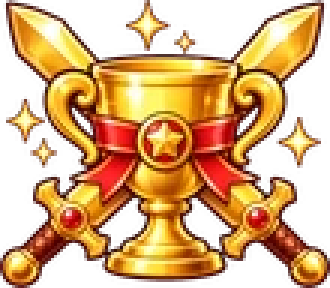
#> input picture art/ui/challenge.webp, 110 x 96 px (shown 3 times larger)
$ python -i v14_cut.py   (imports and definitions only)
#> lines starting #> are read from the running program, lines starting #| are printed output that depends on the picture
### tools/hero_cut.py
"""v1.3 同事圖：work/gen/hg_XX.png（2×2 四人）、hs_<id>.png（單張）→ art/hero/<id>.webp（高 420）＋ art/hero/face/<id>.webp（128×128）
用法: python3 tools/hero_cut.py [-f] [名稱...]   （不給名稱就處理 hero_groups.json 裡已生好的全部；已存在就跳過，-f 重做）
      python3 tools/hero_cut.py --legacy        （把 art/char 原本四人複製到 art/hero 並裁頭像）
"""
import json, os, sys
from PIL import Image, ImageChops
sys.path.insert(0, os.path.dirname(__file__))
from cut import cut

ROOT = os.path.join(os.path.dirname(__file__), '..')
P = lambda *a: os.path.join(ROOT, *a)
CELL = P('work/gen/hero_cells')
# 自動找臉失敗的手動修正：{id: [cx, cy]}（以全身圖高度為單位的絕對位置）
FIXF = P('tools/hero_face_fix.json')
FIX = json.load(open(FIXF)) if os.path.exists(FIXF) else {}
H = 420


def fgmask(im):
    r, g, b = im.convert('RGB').split()
    k = ImageChops.subtract(g, ImageChops.lighter(r, b))
    return k.point(lambda v: 0 if v > 35 else 255)


# [118 lines left out: functions best_split, split4, face, main, not called in this run]


# [2 lines that do not run on import are left out]

### tools/v14_cut.py
"""v1.4 黑心公司篇：work/gen/v14_*.png → art/
用法: python3 tools/v14_cut.py [-f]           （去背類：頭目、怪物、立繪、標誌、挑戰圖示；已存在就跳過）
      python3 tools/v14_cut.py prep 6 7 ...   （背景：往右捲半張 → work/seam/bgN_shift.png，再生 seam_bgN）
      python3 tools/v14_cut.py bg 6 7 ...     （背景：tools/seam.py 的 build 接縫 → art/bg/bgN.webp）
      python3 tools/v14_cut.py sheet          （檢查圖 work/v14_check.jpg）
"""
import os, sys
from PIL import Image, ImageChops, ImageDraw, ImageFilter
sys.path.insert(0, os.path.dirname(os.path.abspath(__file__)))
# [1 line not run here, left out]
from cut import cut
from hero_cut import fgmask


def split_blobs(src, n=4):
    """2×2 圖依連通區塊分組：每塊依重心歸到最近的格子中心，再各自只保留自己那組（其他塗綠）"""
#> called with src = '../art/ui/challenge.webp', n = 4
    im = Image.open(src).convert('RGB')
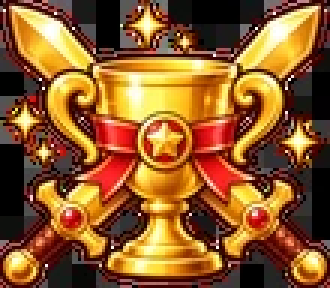
#> im: PIL image 110x96 RGB (shown 3 times larger); mean R, G, B 141.7, 90.8, 43.6
    W, H = im.size
#> W = 110; H = 96
    D = 4
    m = fgmask(im).resize((W // D, H // D))
#> in fgmask, `r, g, b = im.convert('RGB').split()`:
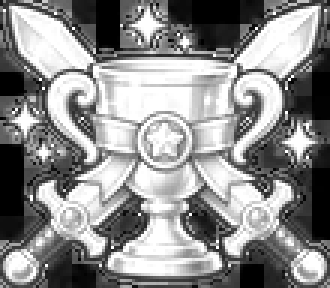
#> r: PIL image 110x96 L (shown 3 times larger); min 0, max 255, mean 141.7
#> in fgmask, `r, g, b = im.convert('RGB').split()`:
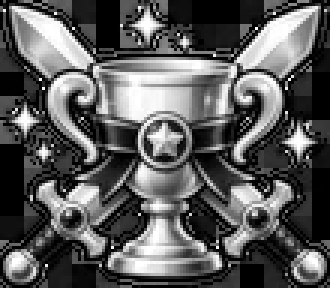
#> g: PIL image 110x96 L (shown 3 times larger); min 0, max 255, mean 90.8
#> in fgmask, `r, g, b = im.convert('RGB').split()`:
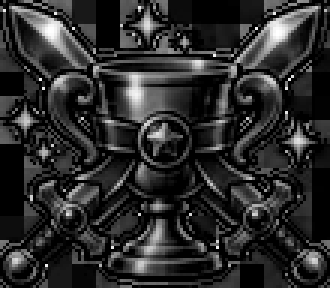
#> b: PIL image 110x96 L (shown 3 times larger); min 0, max 255, mean 43.6
#> in fgmask, `k = ImageChops.subtract(g, ImageChops.lighter(r, b))`:
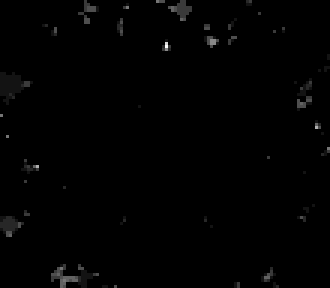
#> k: PIL image 110x96 L (shown 3 times larger); min 0, max 13, mean 0.0899; drawn with min black and max white
#> in fgmask, `return k.point(lambda v: 0 if v > 35 else 255)`: returned value: PIL image 110x96 L; every value is 255
#> m: PIL image 27x24 L; every value is 255
    w, h = m.size
#> w = 27; h = 24
    px = m.load()
    lab = [[0] * w for _ in range(h)]
    comps = []
    for y in range(h):
        for x in range(w):
            if px[x, y] and not lab[y][x]:
                k = len(comps) + 1; st = [(x, y)]; lab[y][x] = k; pts = []
                while st:
                    a, b = st.pop(); pts.append((a, b))
                    for c, d in ((a + 1, b), (a - 1, b), (a, b + 1), (a, b - 1)):
                        if 0 <= c < w and 0 <= d < h and px[c, d] and not lab[d][c]:
                            lab[d][c] = k; st.append((c, d))
                comps.append(pts)
    centers = [(w * .25, h * .25), (w * .75, h * .25), (w * .25, h * .75), (w * .75, h * .75)]
    groups = [[] for _ in range(4)]
    for k, pts in enumerate(comps, 1):
        if len(pts) < 6: continue
        cx = sum(p[0] for p in pts) / len(pts); cy = sum(p[1] for p in pts) / len(pts)
        g = min(range(4), key=lambda j: (cx - centers[j][0]) ** 2 + (cy - centers[j][1]) ** 2)
        groups[g].append(k)
    out = []
    for g in groups:
        keep = set(g)
        M = Image.new('L', (w, h), 0); mp = M.load()
        for y in range(h):
            for x in range(w):
                if lab[y][x] in keep: mp[x, y] = 255
        M = M.resize((W, H), Image.NEAREST).filter(ImageFilter.MaxFilter(9))
        cell = Image.composite(im, Image.new('RGB', (W, H), (0, 255, 0)), M)
        bb = M.getbbox()
        out.append(cell.crop((max(0, bb[0] - 20), max(0, bb[1] - 20), min(W, bb[2] + 20), min(H, bb[3] + 20))))
#> this loop made 2 passes
#> bb on pass 1: (0, 0, 110, 96)
#> pass 2, in split_blobs, `cell = Image.composite(im, Image.new('RGB', (W, H), (0, 255, 0)), M)`:
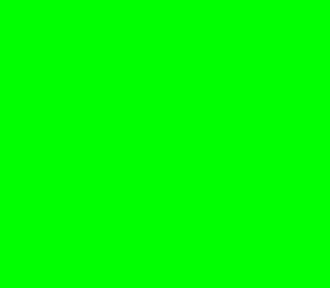
#> cell: PIL image 110x96 RGB (shown 3 times larger); mean R, G, B 0, 255, 0
#> after the loop, out = 1 item
    return out, [f'{len(g)} 塊' for g in groups]

G = 'work/gen/'
SINGLE = {  # 生成名 → (輸出, 高)
    'v14_logo': ('art/villain/logo.webp', 256),
    'v14_challenge': ('art/ui/challenge.webp', 96),
    'v14_v_ceo': ('art/villain/v_ceo.webp', 420),
    'v14_v_aide': ('art/villain/v_aide.webp', 420),
    'v14_e_layoff': ('art/enemy/layoff.webp', 300),
}
# [2 lines not run here, left out]
SHEETS = {'v14_esheet1': ['timeclock', 'unpaid', 'shackle', 'spy'], 'v14_esheet2': ['contract', 'cctv', 'pie', 'suit']}


# [13 lines left out: function cutout, not called in this run]


# [1 line not run here, left out]


# [37 lines left out: functions prep, bg, sheet, not called in this run]


# [6 lines not run here, left out]

#> (the run stopped early here; a loop or call above may not have finished)

$ run again, on art/ui/bonus_bento.webp
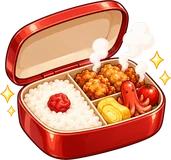
#> input picture art/ui/bonus_bento.webp, 171 x 160 px
#> in fgmask, `r, g, b = im.convert('RGB').split()`:
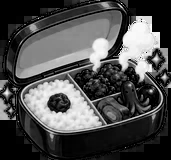
#> b: PIL image 171x160 L; min 0, max 255, mean 77.9
#> in fgmask, `k = ImageChops.subtract(g, ImageChops.lighter(r, b))`:
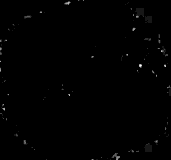
#> k: PIL image 171x160 L; min 0, max 11, mean 0.0493; drawn with min black and max white
#> m: PIL image 42x40 L; every value is 255
#> the loop in split_blobs, `for g in groups:` made 2 passes
#> bb on pass 1: (0, 0, 171, 160)
#> after the loop in split_blobs, `for g in groups:`: out = 1 item

$ run again, on art/ui/bonus_boba.webp
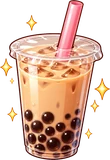
#> input picture art/ui/bonus_boba.webp, 110 x 160 px
#> in fgmask, `r, g, b = im.convert('RGB').split()`:
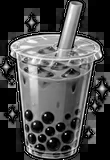
#> b: PIL image 110x160 L; min 0, max 255, mean 73.4
#> in fgmask, `k = ImageChops.subtract(g, ImageChops.lighter(r, b))`:
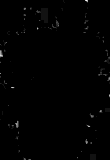
#> k: PIL image 110x160 L; min 0, max 14, mean 0.0786; drawn with min black and max white
#> m: PIL image 27x40 L; every value is 255
#> the loop in split_blobs, `for g in groups:` made 2 passes
#> bb on pass 1: (0, 0, 110, 160)
#> after the loop in split_blobs, `for g in groups:`: out = 1 item

$ run again, on art/ui/bonus_coffee.webp
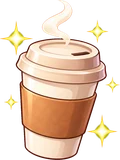
#> input picture art/ui/bonus_coffee.webp, 120 x 160 px
#> in fgmask, `r, g, b = im.convert('RGB').split()`:
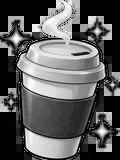
#> b: PIL image 120x160 L; min 0, max 255, mean 93
#> in fgmask, `k = ImageChops.subtract(g, ImageChops.lighter(r, b))`:
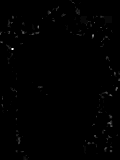
#> k: PIL image 120x160 L; min 0, max 31, mean 0.1; drawn with min black and max white
#> m: PIL image 30x40 L; every value is 255
#> the loop in split_blobs, `for g in groups:` made 2 passes
#> bb on pass 1: (0, 0, 120, 160)
#> after the loop in split_blobs, `for g in groups:`: out = 1 item
